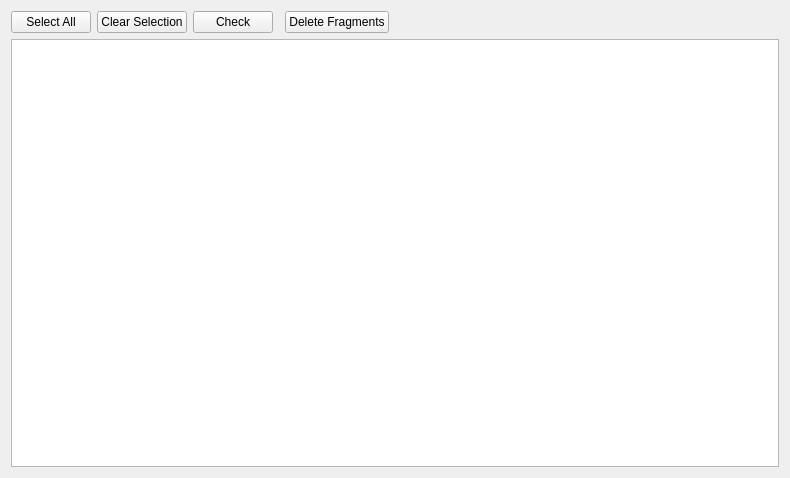
<?xml version="1.0" encoding="UTF-8"?>
<ui version="4.0">
 <class>MannErrorReportDialog</class>
 <widget class="QWidget" name="MannErrorReportDialog">
  <property name="geometry">
   <rect>
    <x>0</x>
    <y>0</y>
    <width>790</width>
    <height>478</height>
   </rect>
  </property>
  <layout class="QVBoxLayout" name="verticalLayout">
   <item>
    <layout class="QHBoxLayout" name="horizontalLayout">
     <item>
      <widget class="QPushButton" name="buttonSelectAll">
       <property name="text">
        <string>Select All</string>
       </property>
      </widget>
     </item>
     <item>
      <widget class="QPushButton" name="buttonClearSelection">
       <property name="text">
        <string>Clear Selection</string>
       </property>
      </widget>
     </item>
     <item>
      <widget class="QPushButton" name="buttonCheckForErrors">
       <property name="text">
        <string>Check</string>
       </property>
      </widget>
     </item>
     <item>
      <spacer name="horizontalSpacer">
       <property name="orientation">
        <enum>Qt::Horizontal</enum>
       </property>
       <property name="sizeType">
        <enum>QSizePolicy::Fixed</enum>
       </property>
       <property name="sizeHint" stdset="0">
        <size>
         <width>6</width>
         <height>20</height>
        </size>
       </property>
      </spacer>
     </item>
     <item>
      <widget class="QPushButton" name="buttonDeleteFragments">
       <property name="text">
        <string>Delete Fragments</string>
       </property>
      </widget>
     </item>
     <item>
      <spacer name="horizontalSpacer_2">
       <property name="orientation">
        <enum>Qt::Horizontal</enum>
       </property>
       <property name="sizeHint" stdset="0">
        <size>
         <width>388</width>
         <height>20</height>
        </size>
       </property>
      </spacer>
     </item>
    </layout>
   </item>
   <item>
    <widget class="ColumnGroupTreeView" name="m_wndReport">
     <property name="contextMenuPolicy">
      <enum>Qt::CustomContextMenu</enum>
     </property>
     <property name="sortingEnabled">
      <bool>true</bool>
     </property>
    </widget>
   </item>
  </layout>
 </widget>
 <customwidgets>
  <customwidget>
   <class>ColumnGroupTreeView</class>
   <extends>QTreeView</extends>
   <header>Util/ColumnGroupTreeView.h</header>
  </customwidget>
 </customwidgets>
 <resources/>
 <connections/>
</ui>
